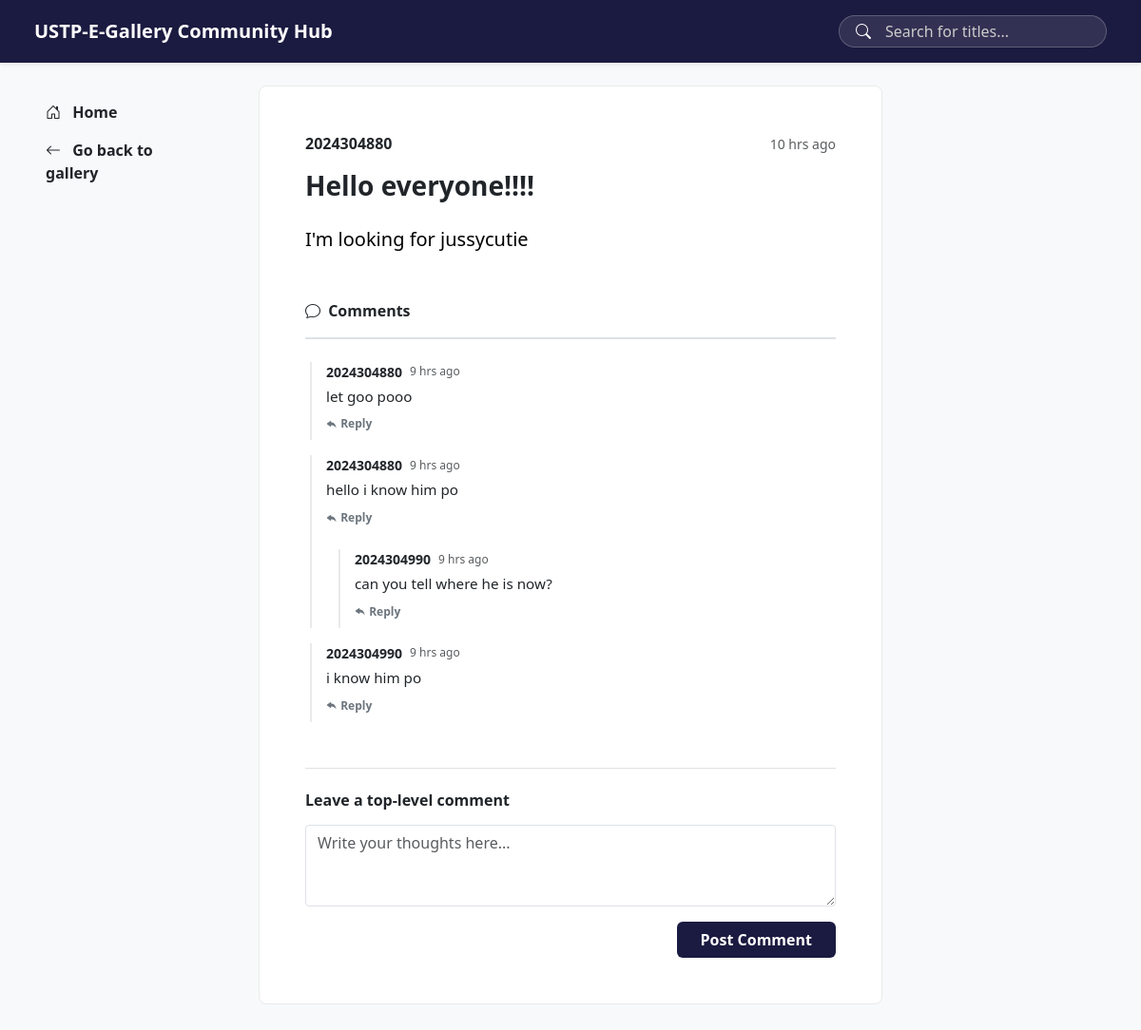
/public/user/post.php?id=1, run on the app's committed database.
### tables this page shows
CREATE TABLE `community_posts` (
  `id` int(11) NOT NULL,
  `user_id` int(11) NOT NULL,
  `title` varchar(255) NOT NULL,
  `body` text NOT NULL,
  `created_at` timestamp NOT NULL DEFAULT current_timestamp()
);

CREATE TABLE `user` (
  `id` int(11) NOT NULL,
  `uuid` varchar(255) NOT NULL,
  `username` varchar(255) NOT NULL,
  `email` varchar(255) DEFAULT NULL,
  `password` varchar(255) NOT NULL,
  `role` enum('admin','user') NOT NULL,
  `recovery_email` varchar(100) NOT NULL,
  `two_factor_enabled` tinyint(1) NOT NULL,
  `dateCreated` timestamp NOT NULL DEFAULT current_timestamp(),
  `two_factor_code` varchar(10) DEFAULT NULL,
  `two_factor_expires` datetime DEFAULT NULL
);

CREATE TABLE `community_comments` (
  `id` int(11) NOT NULL,
  `post_id` int(11) NOT NULL,
  `user_id` int(11) NOT NULL,
  `body` text NOT NULL,
  `created_at` timestamp NOT NULL DEFAULT current_timestamp(),
  `parent_id` int(11) DEFAULT NULL
);

### app/controllers/communityController.php (called while the page is built, shortened)
<?php
function getPostDetails($conn, $postId) {
    $postId = mysqli_real_escape_string($conn, $postId);
    $postQuery = "SELECT p.*, u.username FROM community_posts p JOIN user u ON p.user_id = u.id WHERE p.id = '$postId'";
    $postResult = mysqli_query($conn, $postQuery);
    $post = mysqli_fetch_assoc($postResult);
    $commentsQuery = "SELECT c.*, u.username FROM community_comments c JOIN user u ON c.user_id = u.id WHERE c.post_id = '$postId' ORDER BY c.created_at ASC";
    $commentsResult = mysqli_query($conn, $commentsQuery);
    $allComments = [];
    while ($row = mysqli_fetch_assoc($commentsResult)) {
        $row['replies'] = [];
        $allComments[$row['id']] = $row;
    }
    $nestedComments = [];
    foreach ($allComments as $id => &$comment) {
        if (!empty($comment['parent_id']) && isset($allComments[$comment['parent_id']])) {
            $allComments[$comment['parent_id']]['replies'][] = &$comment;
        } else {
            $nestedComments[] = &$comment;
        }
    }
    return ['post' => $post, 'comments' => $nestedComments];
}
function timeAgo($datetime) {
    $now = new DateTime();
    $ago = new DateTime($datetime);
    $diff = $now->diff($ago);
    if ($diff->h > 0) return $diff->h . ' hr' . ($diff->h > 1 ? 's' : '') . ' ago';
    return 'just now';
}
?>

### public/user/post.php (the view, shortened to what this page needs)
<?php
include '../../app/config/config.php';
include '../../app/controllers/communityController.php';
$postId = $_GET['id'];
$details = getPostDetails($conn, $postId);
$post = $details['post'];
$commentsTree = $details['comments'];
function renderComments($commentsList) {
    foreach ($commentsList as $comment) {
        ?>
        <div class="comment-thread mt-3">
            <div class="d-flex align-items-center gap-2 mb-1">
                <span class="fw-bold small text-dark"><?php echo htmlspecialchars($comment['username']); ?></span>
                <span class="text-muted" style="font-size: 0.75rem;">
                    <?php echo timeAgo($comment['created_at']); ?>
                </span>
            </div>
            <p class="mb-1 text-dark" style="font-size: 0.95rem;"><?php echo nl2br(htmlspecialchars($comment['body'])); ?></p>
            <a href="javascript:void(0);" onclick="toggleReplyForm(<?php echo $comment['id']; ?>)" class="text-secondary text-decoration-none fw-bold d-inline-block mb-2" style="font-size: 0.75rem;"><i class="bi bi-reply-fill"></i> Reply</a>
            <?php if (!empty($comment['replies'])): ?>
                <div class="mt-2 ps-2">
                </div>
            <?php endif; ?>
        </div>
        <?php
    }
}
?>
<!DOCTYPE html>
<html lang="en">
<head>
    <link href="https://cdn.jsdelivr.net/npm/bootstrap@5.3.0/dist/css/bootstrap.min.css" rel="stylesheet">
    <link rel="stylesheet" href="https://cdn.jsdelivr.net/npm/bootstrap-icons@1.10.5/font/bootstrap-icons.css">
</head>
<body>
    <nav class="navbar navbar-expand-lg bg-navy py-3 px-4 shadow-sm">
        <div class="container-fluid d-flex justify-content-between align-items-center">
            <h5 class="text-white fw-bold mb-0">USTP-E-Gallery Community Hub</h5>
            <form action="community.php" method="GET" class="d-flex w-25">
                <div class="position-relative w-100">
                    <button type="submit" class="border-0 bg-transparent text-white" style="position: absolute; left: 12px; top: 50%; transform: translateY(-50%); z-index: 10; outline: none; box-shadow: none; cursor: pointer;">
                        <i class="bi bi-search"></i>
                    </button>
                    <input name="search" class="form-control search-bar ps-5 py-1 text-white w-100" type="search" placeholder="Search for titles..." style="border-radius: 20px !important; outline: none;">
                </div>
            </form>
        </div>
    </nav>
    <div class="container-fluid px-5 py-4">
        <div class="row">
            <div class="col-md-2 pt-3">
                <a href="index.php" class="d-block text-dark text-decoration-none fw-bold mb-3"><i class="bi bi-house-door me-2"></i> Home</a>
                <a href="community.php" class="d-block text-dark text-decoration-none fw-bold mb-3"><i class="bi bi-arrow-left me-2"></i> Go back to gallery</a>
            </div>
            <div class="col-md-8 px-5">
                <div class="post-card p-5 mb-4">
                    <div class="mb-4">
                        <div class="d-flex justify-content-between align-items-center mb-3">
                            <span class="fw-bold fs-6 d-block"><?php echo htmlspecialchars($post['username']); ?></span>
                            <small class="text-muted"><?php echo timeAgo($post['created_at']); ?></small>
                        </div>
                        <h3 class="fw-bold mb-4"><?php echo htmlspecialchars($post['title']); ?></h3>
                        <p class="mb-5 fs-5" style="color: #000;"><?php echo nl2br(htmlspecialchars($post['body'])); ?></p>
                        <div class="d-flex gap-3 pb-3 border-bottom border-2">
                            <span class="text-dark fw-bold"><i class="bi bi-chat me-1"></i> Comments</span>
                        </div>
                    </div>
                    <div class="mt-4">
                        <?php if(empty($commentsTree)): ?>
                            <p class="text-muted">No comments yet. Be the first to reply!</p>
                        <?php else: ?>
                            <?php renderComments($commentsTree); ?>
                        <?php endif; ?>
                    </div>
                    <div class="mt-5 pt-4 border-top">
                        <h6 class="fw-bold mb-3">Leave a top-level comment</h6>
                        <form action="../../app/controllers/communityController.php" method="POST">
                            <div class="mb-3">
                                <textarea name="body" class="form-control rounded-1 border" rows="3" placeholder="Write your thoughts here..." required></textarea>
                            </div>
                            <div class="d-flex justify-content-end">
                                <button type="submit" class="btn text-white fw-bold px-4 rounded-2" style="background-color: var(--navy-dark);">Post Comment</button>
                            </div>
                        </form>
                    </div>
                </div>
            </div>
        </div>
    </div>
</body>
</html>

### public/user/post.php (style rules this page uses)
:root { --navy-dark: #1b1a40; }
.bg-navy { background-color: var(--navy-dark); }
body { background-color: #F8F9FA; }
.post-card { border: 1px solid #EAEAEA; border-radius: 8px; background: white; }
.search-bar { background-color: rgba(255,255,255,0.1); border: 1px solid rgba(255,255,255,0.3); color: white; border-radius: 20px; }
.search-bar::placeholder { color: #ccc; }
.comment-thread { border-left: 2px solid #EAEAEA; padding-left: 15px; margin-left: 5px; }

### data on the page
community_posts: user.username "2024304880", created_at "10 hrs ago", title "Hello everyone!!!!", body "I'm looking for jussycutie"
community_comments: user.username "2024304880", created_at "9 hrs ago", body "let goo pooo"
community_comments: user.username "2024304880", created_at "9 hrs ago", body "hello i know him po"
community_comments: user.username "2024304990", created_at "9 hrs ago", body "can you tell where he is now?"
community_comments: user.username "2024304990", created_at "9 hrs ago", body "i know him po"
